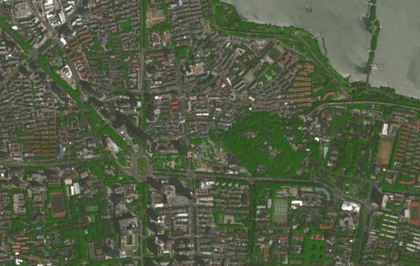
%> input picture SEUAI5851 Computer Vision/hw1-Canny/Image/HPT.png, 420 x 266 px, shrunk from 1071 x 678 before the run
$ octave Canny_filter.m   (GNU Octave 9; MATLAB toolbox functions it lacks are replaced by stand-ins)
%> lines starting %> are read from the running program, lines starting %| are printed output that depends on the picture
%% 1.图像引入与灰度处理

% 读入
img_origin = imread('HPT.png');
%> img_origin is the input picture: size 266x420x3 uint8; mean R, G, B 84.4, 92.7, 69.8
% 灰度处理
img_gray = double(rgb2gray(img_origin));

figure('name','Origin Image and Grizzled Image');
imshowpair(img_origin, img_gray, 'montage');
title('Origin Image and Grizzled Image');

%% 2.高斯一阶导数滤波器（Derivative of Gaussian Filter）

% 定义x,y方向的两个3*3的坐标定位矩阵(注意行列表示)
x_loc = [-1,-1,-1;
         0,0,0;
         1,1,1];
y_loc = [-1,0,1;
         -1,0,1;
         -1,0,1];

% 自定义高斯参数，使得窗宽与sigma尽量适配
sigma = 0.5;
% 将偏导步骤与高斯核构建步骤合并，用公式法计算高斯核每个元素位置（.*;./运算实现）的一阶导数
x_gdt = (-x_loc/(2*pi*(sigma^4))) .* exp(-(x_loc.*x_loc + y_loc.*y_loc)./(2*(sigma^2)));
y_gdt = (-y_loc/(2*pi*(sigma^4))) .* exp(-(x_loc.*x_loc + y_loc.*y_loc)./(2*(sigma^2)));

figure('name','Gx');
imagesc(x_gdt)
title('Gx');
figure('name','Gy');
imagesc(y_gdt)
title('Gy');

%% 3.图像梯度计算

% 用相关对图像进行滤波得到图像的梯度
img_gd_x = imfilter(double(img_gray),x_gdt,'corr');
img_gd_y = imfilter(double(img_gray),y_gdt,'corr');
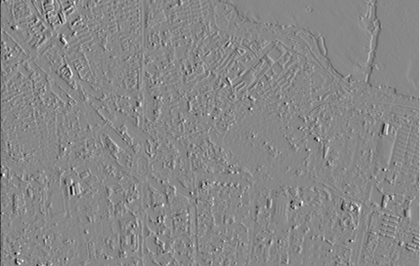
%> img_gd_y: size 266x420 double; min -85.18, max 74.68, mean 0; drawn with min black and max white
% 得到各像素点梯度幅值，构建为一个矩阵
img_gd_Strength = sqrt(img_gd_x.^2 + img_gd_y.^2);

figure('name','GS');
imagesc(img_gd_Strength)
title('Gradient Strength');

% 得到各像素点梯度方向角度，构建为一个矩阵（4象限反正切）
img_gd_Direction = atan2(img_gd_y,img_gd_x);
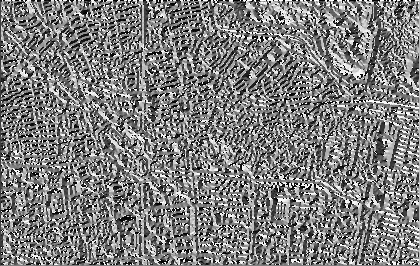
%> img_gd_Direction: size 266x420 double; min -3.14, max 3.14, mean -0.0422; drawn with min black and max white
% 将梯度方向归化至上下对角八个个方向，便于之后进行非极大值抑制操作
img_gd_Direction = round(img_gd_Direction ./ (pi/4)) .* (pi/4); %利用取整函数，将梯度方向角度大小变为最接近的pi/4的倍数

%% 4.非极大值抑制算法实现

% 定义非极大值抑制像素存储矩阵
[img_m,img_n] = size(img_gray);
%> img_m = 266; img_n = 420
NMS = zeros(img_m,img_n);
% 扫描计算得到NMS结果
for img_x = 2:(img_m - 1)
   for img_y = 2:(img_n - 1)
       % 根据归化后的梯度方向的八个取值，讨论每个像素点处，与该像素点比较的两个像素（“比较点”）的位置
       % 水平方向“比较点”位置分类讨论（比较条件简化呈现）
       if ( img_gd_Direction(img_x,img_y) >= (pi/4) && img_gd_Direction(img_x,img_y) <= (3*pi/4) )
           move_y = 1;
       elseif ( img_gd_Direction(img_x,img_y) >= (-3*pi/4) && img_gd_Direction(img_x,img_y) <= (-pi/4) )
           move_y = -1;
       else
           move_y = 0;
       end
       % 竖直方向“比较点”位置分类讨论（比较条件简化呈现）
       if( abs(img_gd_Direction(img_x,img_y)) <= (pi/4) )
           move_x = 1;
       elseif ( abs(img_gd_Direction(img_x,img_y)) >= (3*pi/4) )
           move_x = -1;
       else
           move_x = 0;
       end
       % 将本像素点与两个“比较点”进行比较
       if (img_gd_Strength(img_x,img_y) >= img_gd_Strength(img_x+move_x,img_y+move_y) && img_gd_Strength(img_x,img_y) >= img_gd_Strength(img_x-move_x,img_y-move_y) )
           NMS(img_x,img_y) = img_gd_Strength(img_x,img_y); % 若比两个比较点都大，则保留
       else
           NMS(img_x,img_y) = 0;
       end
   end
end
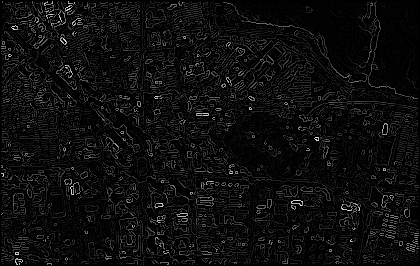
%> NMS: size 266x420 double; min 0, max 88.83, mean 4.7; drawn with min black and max white
%> after the loop, move_x = -1; move_y = 1

figure('name','NMS');
imagesc(NMS)
title('Non-Maximum Suppression');

%% 5.阈值操作及连接

% 定义双阈值
threshould_high = 5;
threshould_low = 1;
% 构建双阈值选择矩阵（图像）
img_high = double(NMS > threshould_high);
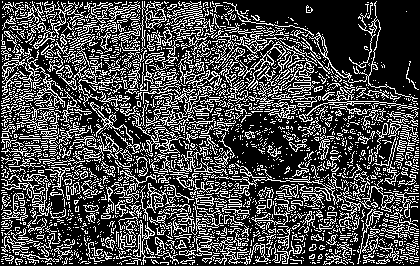
%> img_high: size 266x420 double; values 0 (black) and 1 (white), 28.4% white in thin lines or dots
img_low = double(NMS > threshould_low);
%> img_low: size 266x420 double; values 0 (black) and 1 (white), 34.8% white in thin lines or dots
% 在高阈值图像上根据低阈值图像进行连接
for x = 2:(img_m - 1)
    for y = 2:(img_n - 1)
        % 若像素点与已经判定为边的高阈值点相邻，则连接
        if (img_high(x,y) == 1)
            % 根据归化后的梯度方向的八个取值，讨论每个像素点的梯度邻接点位置
            % 水平方向
            if ( img_gd_Direction(img_x,img_y) >= (pi/4) && img_gd_Direction(img_x,img_y) <= (3*pi/4) )
                move_y = 1;
            elseif ( img_gd_Direction(img_x,img_y) >= (-3*pi/4) && img_gd_Direction(img_x,img_y) <= (-pi/4) )
                move_y = -1;
            else
                move_y = 0;
            end
            % 竖直方向
            if( abs(img_gd_Direction(img_x,img_y)) <= (pi/4) )
                move_x = 1;
            elseif ( abs(img_gd_Direction(img_x,img_y)) >= (3*pi/4) )
                move_x = -1;
            else
                move_x = 0;
            end
            % 邻接像素点连接
            img_high(x+move_x,y+move_y) = img_low(x+move_x,y+move_y);
        end
    end
end
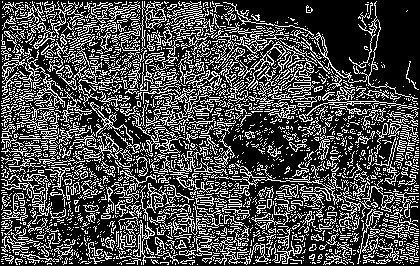
%> img_high: size 266x420 double; values 0 (black) and 1 (white), 28.9% white in thin lines or dots

%% 6.最终生成边缘检测

my_Canny = img_high;

figure('name','GS');
imagesc(my_Canny)
title('Gradient Strength');

%% 7.直接canny边缘检测并对比

standard_Canny = edge(img_gray,'canny');
%> standard_Canny: size 266x420 logical; 14.2% white in thin lines or dots
imagesc(standard_Canny)
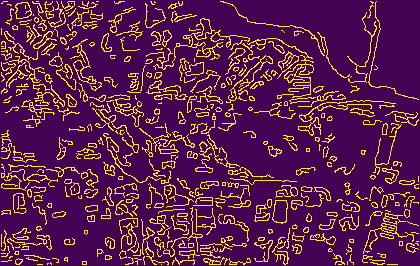
%> displayed picture: size 266x420x3, on the screen's scale of 0 to 255; mean R, G, B 94.3, 33.6, 77.3
figure('name','canny算子比较');
imshowpair(my_Canny,standard_Canny,'montage');
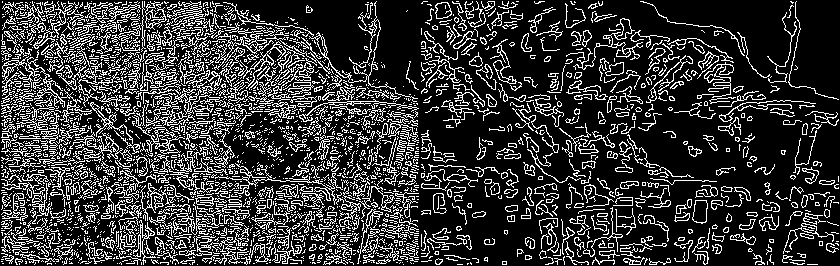
%> displayed picture: size 266x840, on the screen's scale of 0 to 255; 21.5% white in thin lines or dots
title('My Canny vs. Standard Canny');
